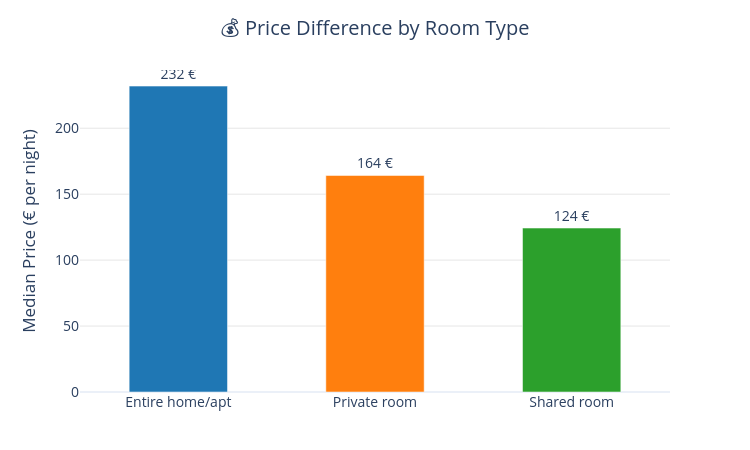

The cell this chart's notebook holds for it:
### Code cell
fig = px.bar(
    room_price,
    x="room_type",
    y="price",
    text="label",
    color="room_type",
    color_discrete_map={
        "Entire home/apt": "#1f77b4",
        "Private room": "#ff7f0e",
        "Shared room": "#2ca02c"
    },
    title="💰 Price Difference by Room Type"
)

# 👇 Bar Width
fig.update_traces(
    textposition="outside",
    textfont=dict(size=14),
    width=0.5  #  Bar Width thinning
)

fig.update_layout(
    template="plotly_white",
    title=dict(x=0.5, font=dict(size=20)),
    xaxis_title="",
    yaxis_title="Median Price (€ per night)",
    font=dict(size=14),
    showlegend=False,
    width=750,     
    height=450,  
    margin=dict(t=70, b=40)
)


fig.update_yaxes(gridcolor="rgba(0,0,0,0.1)")

fig.show()

### Figure 1 — Plotly figure (JSON) as saved in the notebook; plotly's stock layout.template omitted (floating-point values rounded to 4 significant figures)
{"data": [{"hovertemplate": "room_type=%{x}<br>price=%{y}<br>label=%{text}<extra></extra>", "legendgroup": "Entire home/apt", "marker": {"color": "#1f77b4", "pattern": {"shape": ""}}, "name": "Entire home/apt", "orientation": "v", "showlegend": true, "text": ["232 €"], "textfont": {"size": 14}, "textposition": "outside", "type": "bar", "width": 0.5, "x": ["Entire home/apt"], "xaxis": "x", "y": [231.9], "yaxis": "y"}, {"hovertemplate": "room_type=%{x}<br>price=%{y}<br>label=%{text}<extra></extra>", "legendgroup": "Private room", "marker": {"color": "#ff7f0e", "pattern": {"shape": ""}}, "name": "Private room", "orientation": "v", "showlegend": true, "text": ["164 €"], "textfont": {"size": 14}, "textposition": "outside", "type": "bar", "width": 0.5, "x": ["Private room"], "xaxis": "x", "y": [164.2], "yaxis": "y"}, {"hovertemplate": "room_type=%{x}<br>price=%{y}<br>label=%{text}<extra></extra>", "legendgroup": "Shared room", "marker": {"color": "#2ca02c", "pattern": {"shape": ""}}, "name": "Shared room", "orientation": "v", "showlegend": true, "text": ["124 €"], "textfont": {"size": 14}, "textposition": "outside", "type": "bar", "width": 0.5, "x": ["Shared room"], "xaxis": "x", "y": [124.3], "yaxis": "y"}], "layout": {"barmode": "relative", "font": {"size": 14}, "height": 450, "legend": {"title": {"text": "room_type"}, "tracegroupgap": 0}, "margin": {"b": 40, "t": 70}, "showlegend": false, "title": {"font": {"size": 20}, "text": "💰 Price Difference by Room Type", "x": 0.5}, "width": 750, "xaxis": {"anchor": "y", "categoryarray": ["Entire home/apt", "Private room", "Shared room"], "categoryorder": "array", "domain": [0, 1], "title": {"text": ""}}, "yaxis": {"anchor": "x", "domain": [0, 1], "gridcolor": "rgba(0,0,0,0.1)", "title": {"text": "Median Price (€ per night)"}}}}
